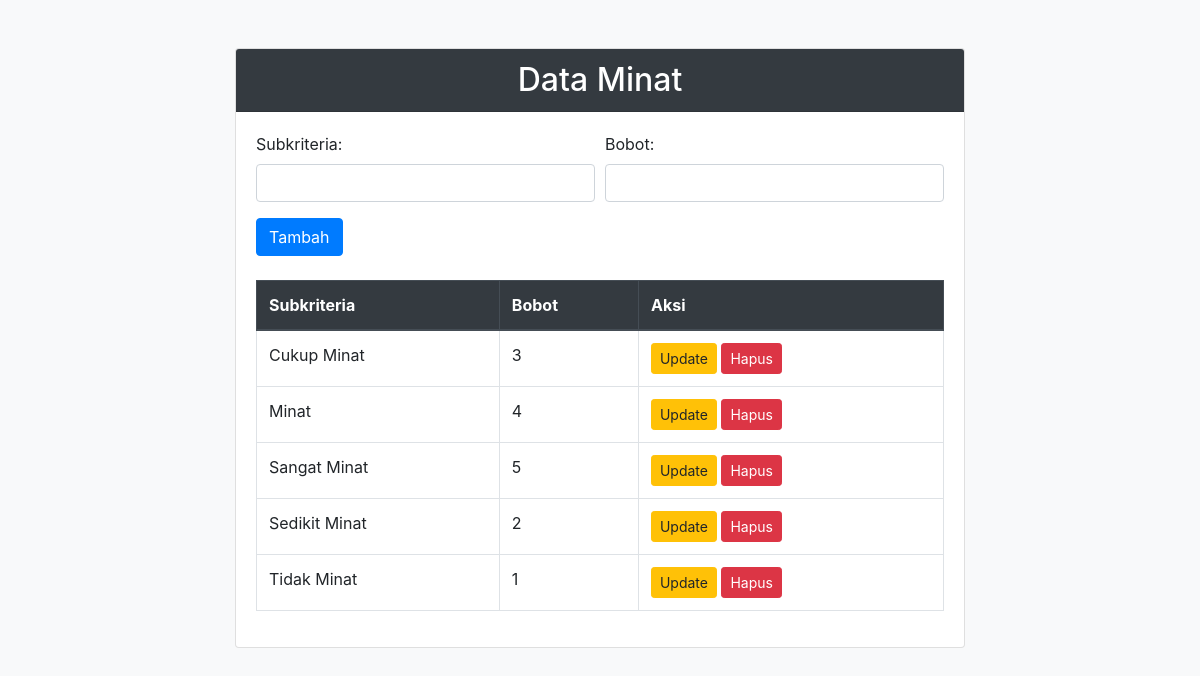
/data_minat.php, run on the app's committed database.
### tables this page shows
CREATE TABLE IF NOT EXISTS `subkriteria_minat` (
  `Subkriteria` varchar(50) NOT NULL,
  `Bobot` int NOT NULL,
  PRIMARY KEY (`Subkriteria`)
);

### data_minat.php (the view, shortened to what this page needs)
<?php
include 'koneksi.php';
function ambilDataMinat()
{
    global $koneksi;
    $query = "SELECT * FROM Subkriteria_Minat";
    $result = mysqli_query($koneksi, $query);
    $dataMinat = [];
    if ($result) {
        while ($row = mysqli_fetch_assoc($result)) {
            $dataMinat[] = $row;
        }
    }
    return $dataMinat;
}
$dataMinat = ambilDataMinat();
?>
<!DOCTYPE html>
<html lang="en">
<head>
    <link href="https://stackpath.bootstrapcdn.com/bootstrap/4.3.1/css/bootstrap.min.css" rel="stylesheet">
</head>
<body class="bg-light">
    <div class="container mt-5">
        <div class="row">
            <div class="col-md-8 offset-md-2">
                <div class="card">
                    <div class="card-header bg-dark text-white">
                        <h2 class="text-center mb-0">Data Minat</h2>
                    </div>
                    <div class="card-body">
                        <form method="post" action="" class="mb-4">
                            <div class="form-row">
                                <div class="form-group col-md-6">
                                    <label for="subkriteria">Subkriteria:</label>
                                    <input type="text" name="subkriteria" class="form-control" required>
                                </div>
                                <div class="form-group col-md-6">
                                    <label for="bobot">Bobot:</label>
                                    <input type="text" name="bobot" class="form-control" required>
                                </div>
                            </div>
                            <button type="submit" name="tambah" class="btn btn-primary">Tambah</button>
                        </form>
                        <table class="table table-bordered">
                            <thead class="thead-dark">
                                <tr>
                                    <th>Subkriteria</th>
                                    <th>Bobot</th>
                                    <th>Aksi</th>
                                </tr>
                            </thead>
                            <tbody>
                                <?php if (!empty($dataMinat)) : ?>
                                    <?php foreach ($dataMinat as $minat) : ?>
                                        <tr>
                                            <td><?= $minat['Subkriteria']; ?></td>
                                            <td><?= $minat['Bobot']; ?></td>
                                            <td>
                                                <a href="?aksi=update&subkriteria=<?= $minat['Subkriteria']; ?>" class="btn btn-warning btn-sm">Update</a>
                                                <a href="?aksi=hapus&subkriteria=<?= $minat['Subkriteria']; ?>" class="btn btn-danger btn-sm" onclick="return confirm('Apakah Anda yakin ingin menghapus data minat ini?')">Hapus</a>
                                            </td>
                                        </tr>
                                    <?php endforeach; ?>
                                <?php else : ?>
                                    <tr>
                                        <td colspan="3" class="text-center">Tidak ada data minat.</td>
                                    </tr>
                                <?php endif; ?>
                            </tbody>
                        </table>
                    </div>
                </div>
            </div>
        </div>
    </div>
</body>
</html>

### data on the page
subkriteria_minat: Subkriteria "Cukup Minat", Bobot "3"
subkriteria_minat: Subkriteria "Minat", Bobot "4"
subkriteria_minat: Subkriteria "Sangat Minat", Bobot "5"
subkriteria_minat: Subkriteria "Sedikit Minat", Bobot "2"
subkriteria_minat: Subkriteria "Tidak Minat", Bobot "1"
